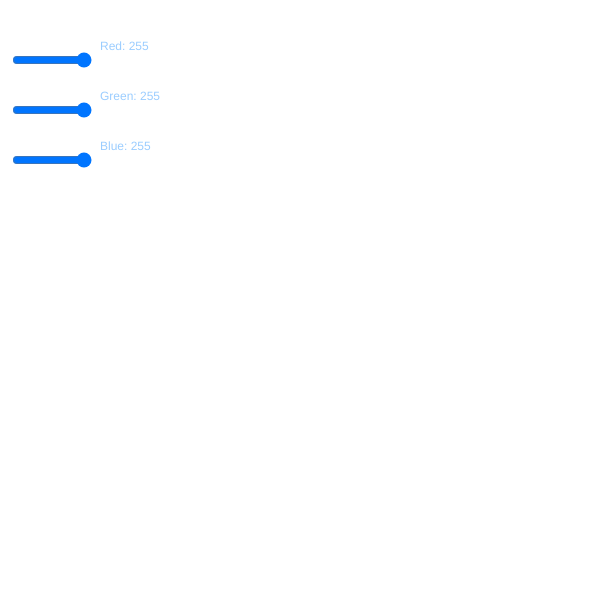
Frame 1 (no input)
Frame 60 (no input): identical to frame 1, image omitted
Frame 120 (the mouse pressed at the canvas centre since frame 60): identical to frame 1, image omitted

The p5.js sketch that drew this single still picture (run headless with seeded random() and noise() and a simulated clock; from frame 60 on, the mouse is pressed at the canvas centre):

// p5.js sketch
// ── sketch.js
var sliderred, slidergreen, sliderblue;
var val1, val2, val3;




function preload(){

    
}

function setup() {
    createCanvas(600,600);



    sliderred = createSlider(0, 255, 255,1);
    sliderred.position(10, 50);
    sliderred.style('width', '80px');

    slidergreen = createSlider(0, 255, 255,1);
    slidergreen.position(10, 100);
    slidergreen.style('width', '80px');

    sliderblue = createSlider(0, 255, 255,1);
    sliderblue.position(10, 150);
    sliderblue.style('width', '80px');





}

function draw() {
    background(val1,val2,val3);
    val1 = sliderred.value();
    val2 = slidergreen.value();
    val3 = sliderblue.value();

    

    fill(val1-100,val2-50, val3)
    text("Red: "+val1,100,50);
    text("Green: "+val2,100,100);
    text("Blue: "+val3,100,150);


}
